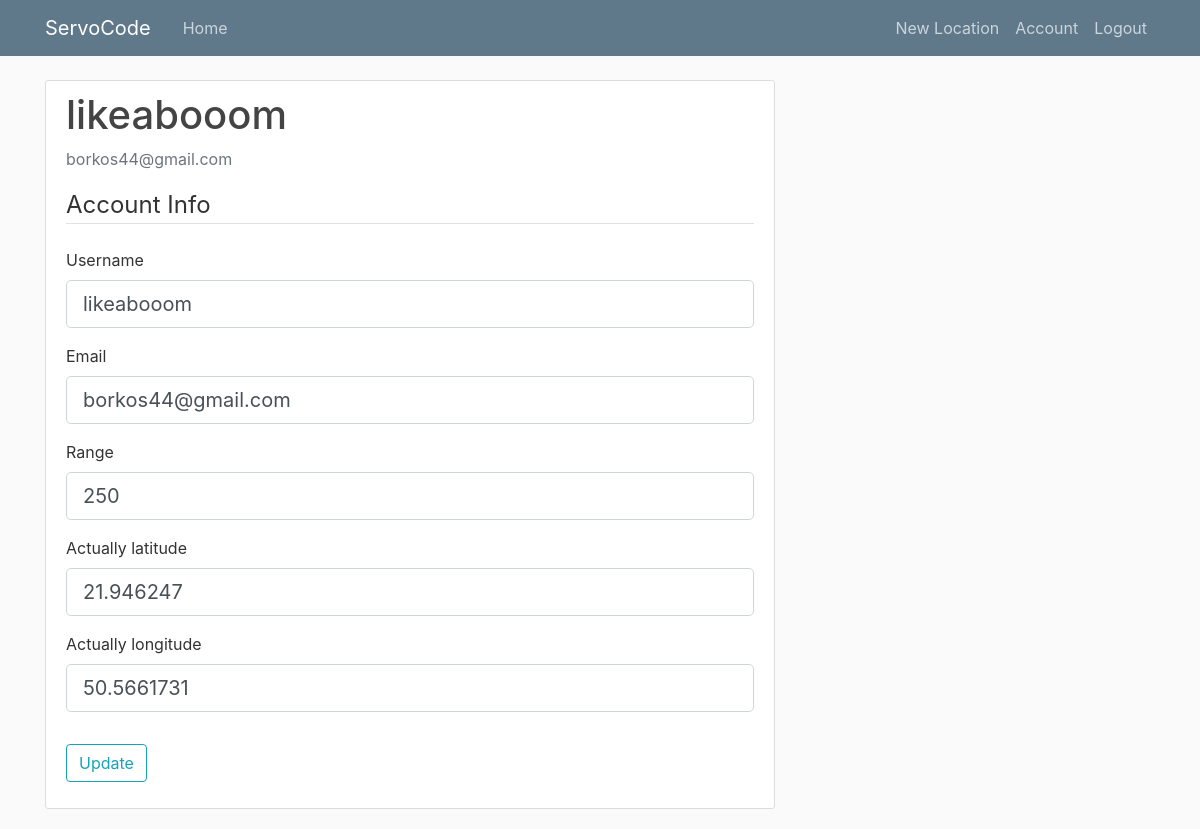
Page /account (signed in) on the committed database.
### flaskb/models.py (models this page shows, shortened)
class User(db.Model, UserMixin):
    id = db.Column(db.Integer, primary_key=True)
    username = db.Column(db.String(20), unique=True, nullable=False)
    email = db.Column(db.String(120), unique=True, nullable=False)
    password = db.Column(db.String(60), nullable=False)
    range = db.Column(db.Integer, nullable=False)
    actually_longitude = db.Column(db.Float, nullable=False)
    actually_latitude = db.Column(db.Float, nullable=False)
    posts = db.relationship('Post', backref='author', lazy=True)

### flaskb/routes.py (the view)
@app.route("/account", methods=['GET', 'POST'])
@login_required
def account():
    form = UpdateAccountForm()
    global y1
    global x1
    if form.validate_on_submit():
        current_user.username = form.username.data
        current_user.email = form.email.data
        current_user.range = form.range.data
        current_user.actually_latitude = form.actually_latitude.data
        current_user.actually_longitude = form.actually_longitude.data
        x1f = form.actually_longitude.data
        y1f = form.actually_latitude.data
        x1 = float(x1f)
        y1 = float(y1f)
        db.session.commit()
        flash('Your account has been updated!', 'success')
        return redirect(url_for('account'))
    elif request.method == 'GET':
        form.username.data = current_user.username
        form.email.data = current_user.email
        form.range.data = current_user.range
        form.actually_latitude.data = current_user.actually_latitude
        form.actually_longitude.data = current_user.actually_longitude
        x1f = form.actually_longitude.data
        y1f = form.actually_latitude.data
        x1 = float(x1f)
        y1 = float(y1f)
    return render_template('account.html', title='Account', form=form)

### flaskb/forms.py (shortened to what this page needs)
class UpdateAccountForm(FlaskForm):
    username = StringField('Username',
                           validators=[DataRequired(), Length(min=2, max=20)])
    email = StringField('Email',
                        validators=[DataRequired(), Email()])
    range = StringField('Range',
                        validators=[DataRequired()])
    actually_longitude = StringField('Actually longitude',
                           validators=[DataRequired()])
    actually_latitude = StringField('Actually latitude',
                           validators=[DataRequired()])
    submit = SubmitField('Update')

### flaskb/models.py (called while the page is built)
@login_manager.user_loader
def load_user(user_id):
    return User.query.get(int(user_id))

### flaskb/templates/account.html (shortened to what this page needs)
{% extends "layout.html" %}
{% block content %}
    <div class="content-section">
      <div class="media">
        <div class="media-body">
          <h2 class="account-heading">{{ current_user.username }}</h2>
          <p class="text-secondary">{{ current_user.email }}</p>
        </div>
      </div>
        <form method="POST" action="" enctype="multipart/form-data">
            <fieldset class="form-group">
                <legend class="border-bottom mb-4">Account Info</legend>
                <div class="form-group">
                    {{ form.username.label(class="form-control-label") }}
                    {% if form.username.errors %}
                        {{ form.username(class="form-control form-control-lg is-invalid") }}
                        <div class="invalid-feedback">
                            {% for error in form.username.errors %}
                                <span>{{ error }}</span>
                            {% endfor %}
                        </div>
                    {% else %}
                        {{ form.username(class="form-control form-control-lg") }}
                    {% endif %}
                </div>
                <div class="form-group">
                    {{ form.email.label(class="form-control-label") }}
                    {% if form.email.errors %}
                        {{ form.email(class="form-control form-control-lg is-invalid") }}
                        <div class="invalid-feedback">
                            {% for error in form.email.errors %}
                                <span>{{ error }}</span>
                            {% endfor %}
                        </div>
                    {% else %}
                        {{ form.email(class="form-control form-control-lg") }}
                    {% endif %}
                </div>
                <div class="form-group">
                    {{ form.range.label(class="form-control-label") }}
                    {% if form.range.errors %}
                        {{ form.range(class="form-control form-control-lg is-invalid") }}
                        <div class="invalid-feedback">
                            {% for error in form.range.errors %}
                                <span>{{ error }}</span>
                            {% endfor %}
                        </div>
                    {% else %}
                        {{ form.range(class="form-control form-control-lg") }}
                    {% endif %}
                </div>
                <div class="form-group">
                    {{ form.actually_latitude.label(class="form-control-label") }}
                    {% if form.actually_latitude.errors %}
                        {{ form.actually_latitude(class="form-control form-control-lg is-invalid") }}
                        <div class="invalid-feedback">
                            {% for error in form.actually_latitude.errors %}
                                <span>{{ error }}</span>
                            {% endfor %}
                        </div>
                    {% else %}
                        {{ form.actually_latitude(class="form-control form-control-lg") }}
                    {% endif %}
                </div>
                <div class="form-group">
                    {{ form.actually_longitude.label(class="form-control-label") }}
                    {% if form.actually_longitude.errors %}
                        {{ form.actually_longitude(class="form-control form-control-lg is-invalid") }}
                        <div class="invalid-feedback">
                            {% for error in form.actually_longitude.errors %}
                                <span>{{ error }}</span>
                            {% endfor %}
                        </div>
                    {% else %}
                        {{ form.actually_longitude(class="form-control form-control-lg") }}
                    {% endif %}
                </div>
            </fieldset>
            <div class="form-group">
                {{ form.submit(class="btn btn-outline-info") }}
            </div>
        </form>
    </div>
{% endblock content %}

### flaskb/static/main.css (style rules this page uses)
body { background: #fafafa; color: #333333; margin-top: 5rem; }
h1, h2, h3, h4, h5, h6 { color: #444444; }
.content-section { background: #ffffff; padding: 10px 20px; border: 1px solid #dddddd; border-radius: 3px; margin-bottom: 20px; }
.account-heading { font-size: 2.5rem; }

### rows in the picture
User: username "likeabooom", email "borkos44@gmail.com", range "250", actually_latitude "21.946247", actually_longitude "50.5661731"
